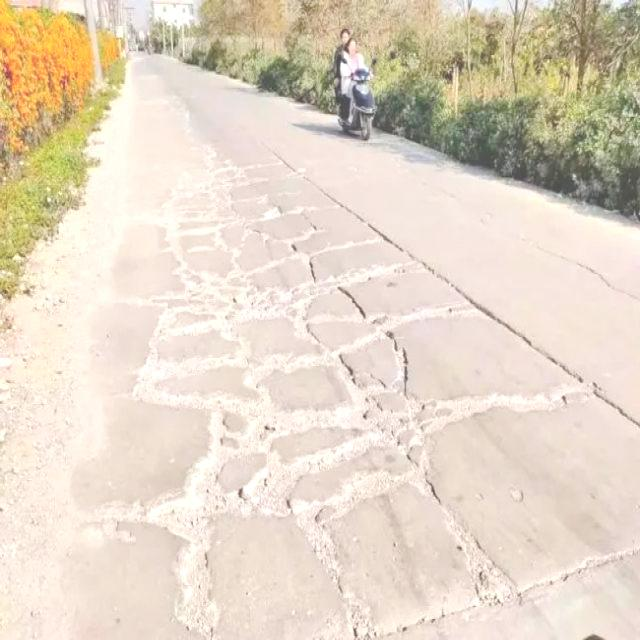
#> input picture nirmaan_recognition_final/test/potholes/potholes_00000.jpg, 640 x 640 px, found by its file name
$ python test_cost_standalone.py
#> lines starting #> are read from the running program, lines starting #| are printed output that depends on the picture
### cost/cost_estimator.py
"""
cost_estimator.py
-----------------
Rule-based / data-driven repair cost estimation engine for NIRMAAN civic issues.

PIPELINE:
  Uploaded Image
      ↓
  Existing ResNet-50 Recognition (Category)
      ↓
  Existing CategoryConditioned-ResNet18 Severity (Severity + Severity Score)
      ↓
  Visual/Damage Feature Extraction (damage_factor)
      ↓
  Cost Estimation Engine (intra-tier range calculation)
      ↓
  Estimated Repair Cost Range (INR / ₹)

NOTE:
This module does NOT pretend to be a trained ML regression model.
It is a transparent, deterministic, data-driven cost engine parameterized by
civil engineering repair baselines and fine-tuned by AI-derived category and severity outputs.
"""

import io
import numpy as np
from PIL import Image

try:
    from cost_config import (
        COST_CALIBRATION_CONFIG,
        SEVERITY_TIER_BOUNDS,
        LOCATION_RATE_TABLE,
        COST_ROUNDING_STEP,
        COST_ESTIMATION_METHOD,
    )
except ImportError:
    from .cost_config import (
        COST_CALIBRATION_CONFIG,
        SEVERITY_TIER_BOUNDS,
        LOCATION_RATE_TABLE,
        COST_ROUNDING_STEP,
        COST_ESTIMATION_METHOD,
    )


def _load_image(image_input):
    """Safely converts file path, bytes, BytesIO, or PIL Image into standard RGB Image."""
    if isinstance(image_input, Image.Image):
        img = image_input
    elif isinstance(image_input, (bytes, bytearray)):
        img = Image.open(io.BytesIO(image_input))
    elif hasattr(image_input, "read"):
        content = image_input.read()
        if hasattr(image_input, "seek"):
            image_input.seek(0)
        img = Image.open(io.BytesIO(content))
    elif isinstance(image_input, str):
        img = Image.open(image_input)
#> img is the input picture: PIL image 640x640 RGB; mean R, G, B 228.7, 215.3, 197.8
    else:
        raise ValueError(f"Unsupported image input type: {type(image_input)}")

    if img.mode != "RGB":
        img = img.convert("RGB")
    return img


def extract_visual_damage_features(image_input, category="potholes"):
    """
    Extracts measurable, deterministic visual/damage extent indicators from an image.
    Uses relative visual features, avoiding fabricated physical dimensions.

    Returns:
        dict: {
            "damage_factor": float in [0.0, 1.0],
            "features": dict of relative metric values
        }
    """
    img = _load_image(image_input)
    # Standard 224x224 RGB normalization for reproducible deterministic feature extraction
    img_resized = img.resize((224, 224))
    arr = np.array(img_resized, dtype=np.float32) / 255.0

    # Luminance channel
    lum = 0.299 * arr[:, :, 0] + 0.587 * arr[:, :, 1] + 0.114 * arr[:, :, 2]
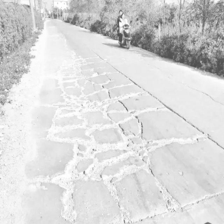
#> lum: shape (224, 224) float32; min 0.305, max 1, mean 0.852
    med_lum = float(np.median(lum))
#> med_lum = 0.892
    lum_var = float(np.var(lum))
#> lum_var = 0.0168

    # Spatial luminance gradients
    grad_x = np.abs(np.diff(lum, axis=1, append=lum[:, -1:]))
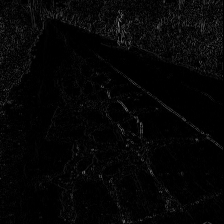
#> grad_x: shape (224, 224) float32; min 0, max 0.51, mean 0.0233
    grad_y = np.abs(np.diff(lum, axis=0, append=lum[-1:, :]))
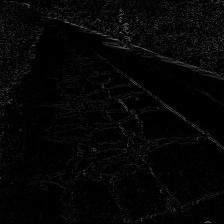
#> grad_y: shape (224, 224) float32; min 0, max 0.415, mean 0.0238
    grad_mag = np.sqrt(grad_x**2 + grad_y**2)
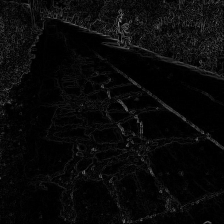
#> grad_mag: shape (224, 224) float32; min 0, max 0.533, mean 0.0375
    edge_density = float(np.mean(grad_mag > 0.08))
#> edge_density = 0.136

    cat_key = category.lower() if category and category.lower() in COST_CALIBRATION_CONFIG else "potholes"

    if cat_key == "potholes":
        # Cavity area: pixels significantly darker than surrounding road median
        rel_cavity = float(np.mean(lum < (med_lum * 0.72)))
#> rel_cavity = 0.0834
        # Deep cavity core in shadow
        dark_core = float(np.mean(lum < (med_lum * 0.45)))
#> dark_core = 0.0151
        # Crack density along asphalt fracture lines
        crack_density = edge_density
#> crack_density = 0.136

        raw_factor = (
            0.40 * min(rel_cavity * 2.8, 1.0)
            + 0.35 * min(crack_density * 2.5, 1.0)
            + 0.25 * min(dark_core * 4.5, 1.0)
        )
#> raw_factor = 0.229
        damage_factor = float(np.clip(raw_factor, 0.05, 0.95))
#> damage_factor = 0.229
        features = {
            "relative_cavity_ratio": round(rel_cavity, 4),
            "deep_core_ratio": round(dark_core, 4),
            "crack_edge_density": round(crack_density, 4),
        }
#> features = {'relative_cavity_ratio': 0.0834, 'deep_core_ratio': 0.0151, 'crack_edge_density': 0.136}

    elif cat_key == "waterlogging":
        # Road plane in lower 65% of the frame
        road_lum = lum[80:, :]
        rlg_x = np.abs(np.diff(road_lum, axis=1, append=road_lum[:, -1:]))
        rlg_y = np.abs(np.diff(road_lum, axis=0, append=road_lum[-1:, :]))
        # Specular water reflection / standing water smoothness
        water_smoothness = float(np.mean((rlg_x < 0.035) & (rlg_y < 0.035)))
        # Deep ponding contrast against dry asphalt
        dark_ponding = float(np.mean(road_lum < (med_lum * 0.75)))

        raw_factor = (
            0.50 * min(water_smoothness * 1.6, 1.0)
            + 0.35 * min(dark_ponding * 2.0, 1.0)
            + 0.15 * min(lum_var * 7.0, 1.0)
        )
        damage_factor = float(np.clip(raw_factor, 0.05, 0.95))
        features = {
            "water_specular_coverage": round(water_smoothness, 4),
            "dark_ponding_ratio": round(dark_ponding, 4),
            "luminance_variance": round(lum_var, 4),
        }

    elif cat_key == "streetlights":
        # Structural damage: jagged edges and component fragmentation
        structural_damage = float(np.mean(grad_mag > 0.12))
        horiz_edges = float(np.mean(grad_x > 0.08))
        vert_edges = float(np.mean(grad_y > 0.08))
        # Deviation from vertical upright pole posture
        tilt_disorder = horiz_edges / (vert_edges + 1e-4)
        dark_coverage = float(np.mean(lum < 0.25))

        raw_factor = (
            0.45 * min(structural_damage * 2.6, 1.0)
            + 0.35 * min(tilt_disorder * 0.6, 1.0)
            + 0.20 * min(dark_coverage * 2.2, 1.0)
        )
        damage_factor = float(np.clip(raw_factor, 0.05, 0.95))
        features = {
            "structural_damage_density": round(structural_damage, 4),
            "tilt_disorder_ratio": round(tilt_disorder, 4),
            "darkness_ratio": round(dark_coverage, 4),
        }

    else:  # garbage
        hsv = img_resized.convert("HSV")
        sat = np.array(hsv, dtype=np.float32)[:, :, 1] / 255.0
        # Color diversity across mixed waste packaging
        color_entropy = float(np.var(sat) * 10.0 + np.mean(np.std(arr, axis=2)) * 3.0)
        # Clutter density
        clutter_density = float(np.mean(grad_mag > 0.07))
        # Ground spread in lower frame
        ground_spread = float(np.mean(arr[90:, :, :] > 0.10))

        raw_factor = (
            0.40 * min(clutter_density * 2.2, 1.0)
            + 0.35 * min(ground_spread * 1.2, 1.0)
            + 0.25 * min(color_entropy * 1.5, 1.0)
        )
        damage_factor = float(np.clip(raw_factor, 0.05, 0.95))
        features = {
            "clutter_density": round(clutter_density, 4),
            "ground_spread_ratio": round(ground_spread, 4),
            "color_entropy": round(color_entropy, 4),
        }

    return {
        "damage_factor": round(damage_factor, 4),
        "features": features,
    }


def estimate_repair_cost(
    image_input,
    category="potholes",
    severity="Medium",
    severity_score=5.0,
    location_data=None,
):
    """
    Computes a realistic, deterministic repair cost range for civic maintenance.

    Args:
        image_input: Image file path, bytes, BytesIO, or PIL Image.
        category (str): Problem category ('potholes', 'streetlights', 'waterlogging', 'garbage').
        severity (str): 'Low', 'Medium', or 'High'.
        severity_score (float): 0.0 to 10.0 score from the severity model.
        location_data (str|dict|float, optional): Optional location string or factor. Default: 1.0.

    Returns:
        dict: Full estimation breakdown adhering to API contract.
    """
    cat_key = category.lower() if category and category.lower() in COST_CALIBRATION_CONFIG else "potholes"
    sev_key = severity.capitalize() if severity and severity.capitalize() in ["Low", "Medium", "High"] else "Medium"

    # Step 1: Base Category & Severity Bracket
    cat_config = COST_CALIBRATION_CONFIG.get(cat_key, COST_CALIBRATION_CONFIG["potholes"])
    tier_info = cat_config.get(sev_key, cat_config["Medium"])
    min_base = float(tier_info["min_base"])
    max_base = float(tier_info["max_base"])
    work_scope = tier_info["work_scope"]
    span = max_base - min_base

    # Step 2: Location Factor (Neutral 1.0 default, extensible for real rates)
    loc_factor = 1.0
    if isinstance(location_data, (int, float)):
        loc_factor = float(location_data)
    elif isinstance(location_data, str):
        try:
            loc_factor = float(location_data.strip())
        except ValueError:
            loc_factor = LOCATION_RATE_TABLE.get(location_data.strip().lower(), 1.0)
    elif isinstance(location_data, dict):
        loc_factor = float(location_data.get("rate_factor", location_data.get("location_factor", 1.0)))

    # Step 3: Extract Visual Damage Extent
    vis_res = extract_visual_damage_features(image_input, category=cat_key)
#> vis_res = 2 items
    damage_factor = vis_res["damage_factor"]
#> damage_factor = 0.229
    damage_features = vis_res["features"]
#> damage_features has the same summary as features in extract_visual_damage_features

    # Step 4: Severity Model Score Intra-Tier Normalization
    bounds = SEVERITY_TIER_BOUNDS.get(sev_key, {"min_score": 3.5, "max_score": 6.8})
    score_clamped = min(max(float(severity_score), bounds["min_score"]), bounds["max_score"])
    sev_prog = (score_clamped - bounds["min_score"]) / max((bounds["max_score"] - bounds["min_score"]), 1e-4)
    sev_prog = float(np.clip(sev_prog, 0.0, 1.0))

    # Step 5: Controlled Blended Extent Indicator
    # 50% severity model continuous prediction + 50% direct visual extent metrics
    extent_factor = float(np.clip(0.50 * sev_prog + 0.50 * damage_factor, 0.05, 0.95))
#> extent_factor = 0.329

    # Step 6: Target Cost & Spread Estimation
    target_mid = min_base + extent_factor * span
#> target_mid = 3157.8

    # Half-width interval (proportional to repair scope, ~18-22% of bracket span)
    half_width = max(span * 0.20, 500.0)

    raw_min = (target_mid - half_width) * loc_factor
#> raw_min = 2657.8
    raw_max = (target_mid + half_width) * loc_factor
#> raw_max = 3657.8

    # Bound safety checks
    effective_min_base = min_base * loc_factor
    effective_max_base = max_base * loc_factor

    clamped_min = max(effective_min_base, raw_min)
#> clamped_min = 2657.8
    clamped_max = min(effective_max_base, raw_max)
#> clamped_max = 3657.8

    # Step 7: Realistic Civic Rounding (nearest ₹100)
    final_min = int(round(clamped_min / COST_ROUNDING_STEP) * COST_ROUNDING_STEP)
#> final_min = 2700
    final_max = int(round(clamped_max / COST_ROUNDING_STEP) * COST_ROUNDING_STEP)
#> final_max = 3700

    # Ensure minimum sensible range window (at least ₹500 span)
    if final_max <= final_min + 400:
        if final_max + 500 <= int(effective_max_base):
            final_max += 500
        elif final_min - 500 >= int(effective_min_base):
            final_min -= 500
        else:
            final_max = final_min + 500

    # Ensure sanity checks
    final_min = max(int(effective_min_base), final_min)
    final_max = max(final_min + 500, final_max)

    label = f"₹{final_min:,} – ₹{final_max:,}"
#> label = '₹2,700 – ₹3,700'

    return {
        "estimated_cost": {
            "min": final_min,
            "max": final_max,
            "currency": "INR",
            "label": label,
        },
        "category": cat_key,
        "severity": sev_key,
        "severity_score": round(float(severity_score), 1),
        "damage_factor": round(float(damage_factor), 3),
        "extent_factor": round(float(extent_factor), 3),
        "location_factor": round(float(loc_factor), 2),
        "cost_estimation_method": COST_ESTIMATION_METHOD,
        "work_scope": work_scope,
        "damage_features": damage_features,
    }

### cost/test_cost_standalone.py
import os
import io
import sys
try:
    from cost.cost_estimator import estimate_repair_cost
except ImportError:
    from cost_estimator import estimate_repair_cost

sys.stdout = io.TextIOWrapper(sys.stdout.buffer, encoding='utf-8')

base = r"c:\Users\LENOVO\OneDrive\Documents\live project\nirmaan_recognition_final\test"
for cat in ["potholes", "streetlights", "waterlogging", "garbage"]:
    cat_dir = os.path.join(base, cat)
    files = [f for f in sorted(os.listdir(cat_dir)) if f.lower().endswith(('.jpg', '.png'))][:3]
    print(f"\n{'='*25} CATEGORY: {cat.upper()} {'='*25}")
    for fname in files:
        fpath = os.path.join(cat_dir, fname)
        for sev, score in [("Low", 2.2), ("Medium", 5.0), ("High", 8.4)]:
            res = estimate_repair_cost(fpath, category=cat, severity=sev, severity_score=score)
#> res = 10 items
            label = res["estimated_cost"]["label"]
#> label = '₹2,700 – ₹3,700'
            dmg = res["damage_factor"]
#> dmg = 0.229
            ext = res["extent_factor"]
#> ext = 0.329
#> (the run stopped early here; a loop or call above may not have finished)
